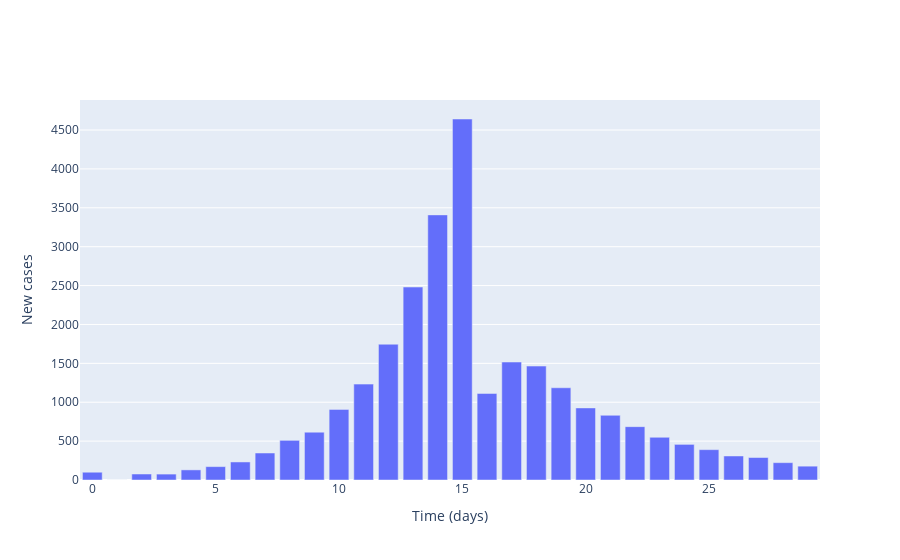

The code cell stored with this chart in its notebook:
### Markdown cell above
## Plot local incidence numbers

### Code cell
# Plot (bar chart cases each day)
fig = go.Figure()

# Plot of incidences
fig.add_trace(
    go.Bar(
        x=times,
        y=cases,
        name='Incidences'
    )
)

# Add axis labels
fig.update_layout(
    xaxis_title='Time (days)',
    yaxis_title='New cases'
)

fig.show()

### Figure 1 — Plotly figure (JSON) as saved in the notebook; plotly's stock layout.template omitted (floating-point values rounded to 4 significant figures)
{"data": [{"name": "Incidences", "type": "bar", "x": [0, 1, 2, 3, 4, 5, 6, 7, 8, 9, 10, 11, 12, 13, 14, 15, 16, 17, 18, 19, 20, 21, 22, 23, 24, 25, 26, 27, 28, 29], "y": [100, 0, 77, 76, 130, 172, 232, 347, 510, 615, 908, 1233, 1746, 2481, 3409, 4642, 1113, 1517, 1465, 1186, 927, 832, 686, 549, 458, 390, 309, 289, 223, 178]}], "layout": {"xaxis": {"title": {"text": "Time (days)"}}, "yaxis": {"title": {"text": "New cases"}}}}
